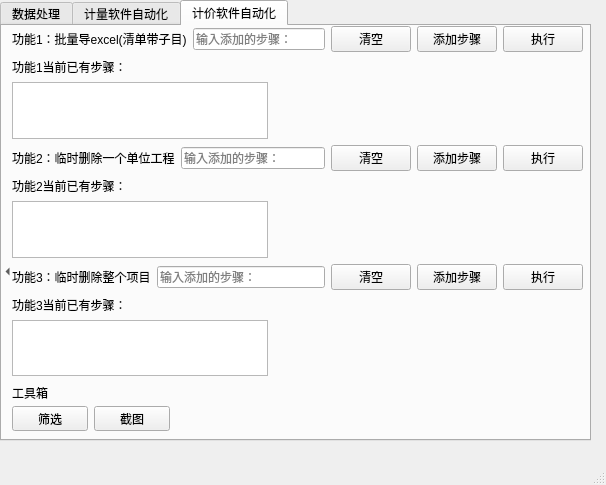
<?xml version="1.0" encoding="UTF-8"?>
<ui version="4.0">
 <class>MainWindow</class>
 <widget class="QMainWindow" name="MainWindow">
  <property name="geometry">
   <rect>
    <x>0</x>
    <y>0</y>
    <width>606</width>
    <height>485</height>
   </rect>
  </property>
  <property name="sizePolicy">
   <sizepolicy hsizetype="Expanding" vsizetype="Expanding">
    <horstretch>0</horstretch>
    <verstretch>0</verstretch>
   </sizepolicy>
  </property>
  <property name="cursor">
   <cursorShape>ArrowCursor</cursorShape>
  </property>
  <property name="windowTitle">
   <string>计量计价工具箱</string>
  </property>
  <widget class="QWidget" name="centralwidget">
   <widget class="QWidget" name="verticalLayoutWidget">
    <property name="geometry">
     <rect>
      <x>0</x>
      <y>0</y>
      <width>591</width>
      <height>441</height>
     </rect>
    </property>
    <layout class="QVBoxLayout" name="verticalLayout_13">
     <item>
      <widget class="QTabWidget" name="tabWidget">
       <property name="sizePolicy">
        <sizepolicy hsizetype="Expanding" vsizetype="Expanding">
         <horstretch>0</horstretch>
         <verstretch>0</verstretch>
        </sizepolicy>
       </property>
       <property name="currentIndex">
        <number>2</number>
       </property>
       <widget class="QWidget" name="tab">
        <attribute name="title">
         <string>数据处理</string>
        </attribute>
        <widget class="QPushButton" name="dataMarkButton">
         <property name="geometry">
          <rect>
           <x>260</x>
           <y>950</y>
           <width>91</width>
           <height>31</height>
          </rect>
         </property>
         <property name="text">
          <string>数据标记</string>
         </property>
        </widget>
        <widget class="QPushButton" name="five_measure_ledger_button">
         <property name="geometry">
          <rect>
           <x>50</x>
           <y>950</y>
           <width>101</width>
           <height>31</height>
          </rect>
         </property>
         <property name="text">
          <string>五量台账</string>
         </property>
        </widget>
        <widget class="QPushButton" name="testButton">
         <property name="geometry">
          <rect>
           <x>160</x>
           <y>950</y>
           <width>91</width>
           <height>31</height>
          </rect>
         </property>
         <property name="text">
          <string>测试一下五量</string>
         </property>
        </widget>
        <widget class="QWidget" name="">
         <property name="geometry">
          <rect>
           <x>0</x>
           <y>0</y>
           <width>581</width>
           <height>401</height>
          </rect>
         </property>
         <layout class="QHBoxLayout" name="horizontalLayout_6">
          <item>
           <layout class="QVBoxLayout" name="verticalLayout">
            <item>
             <layout class="QHBoxLayout" name="horizontalLayout">
              <item>
               <widget class="QLineEdit" name="SelectPathLineEdit">
                <property name="autoFillBackground">
                 <bool>false</bool>
                </property>
                <property name="styleSheet">
                 <string notr="true">image: url(:/images/lineEditPic.png);</string>
                </property>
                <property name="text">
                 <string/>
                </property>
                <property name="placeholderText">
                 <string>选择文件夹</string>
                </property>
               </widget>
              </item>
              <item>
               <widget class="QPushButton" name="SelectNeedDataAnalysisDirButton">
                <property name="sizePolicy">
                 <sizepolicy hsizetype="Fixed" vsizetype="Fixed">
                  <horstretch>0</horstretch>
                  <verstretch>0</verstretch>
                 </sizepolicy>
                </property>
                <property name="cursor">
                 <cursorShape>ArrowCursor</cursorShape>
                </property>
                <property name="autoFillBackground">
                 <bool>false</bool>
                </property>
                <property name="styleSheet">
                 <string notr="true">background-image: url(:/images/lineEditPic.png);
border: none; /* 去掉按钮边框，如果需要 */
background-repeat: no-repeat; /* 防止背景图片重复 */
background-position: center; /* 将背景图片居中 */</string>
                </property>
                <property name="text">
                 <string>选择</string>
                </property>
                <property name="autoDefault">
                 <bool>false</bool>
                </property>
               </widget>
              </item>
              <item>
               <widget class="QPushButton" name="fianlPushButton">
                <property name="enabled">
                 <bool>true</bool>
                </property>
                <property name="sizePolicy">
                 <sizepolicy hsizetype="Fixed" vsizetype="Fixed">
                  <horstretch>0</horstretch>
                  <verstretch>0</verstretch>
                 </sizepolicy>
                </property>
                <property name="text">
                 <string>完成提交</string>
                </property>
               </widget>
              </item>
             </layout>
            </item>
            <item>
             <widget class="QTableView" name="TableColName">
              <attribute name="horizontalHeaderCascadingSectionResizes">
               <bool>true</bool>
              </attribute>
              <attribute name="horizontalHeaderShowSortIndicator" stdset="0">
               <bool>true</bool>
              </attribute>
              <attribute name="horizontalHeaderStretchLastSection">
               <bool>true</bool>
              </attribute>
              <attribute name="verticalHeaderCascadingSectionResizes">
               <bool>true</bool>
              </attribute>
              <attribute name="verticalHeaderStretchLastSection">
               <bool>true</bool>
              </attribute>
             </widget>
            </item>
            <item>
             <layout class="QHBoxLayout" name="horizontalLayout_4">
              <item>
               <widget class="QLineEdit" name="ReruleLineEdit">
                <property name="text">
                 <string/>
                </property>
                <property name="placeholderText">
                 <string>请输入正则表达式</string>
                </property>
               </widget>
              </item>
              <item>
               <widget class="QLineEdit" name="FilterColNameLineEdit">
                <property name="sizePolicy">
                 <sizepolicy hsizetype="Expanding" vsizetype="Fixed">
                  <horstretch>0</horstretch>
                  <verstretch>0</verstretch>
                 </sizepolicy>
                </property>
                <property name="text">
                 <string>名称 项目特征描述 计量单位</string>
                </property>
                <property name="placeholderText">
                 <string>输入列名（不同列名 以空格分割）</string>
                </property>
               </widget>
              </item>
              <item>
               <widget class="QLineEdit" name="SumColNameLineEdit">
                <property name="text">
                 <string>工程量</string>
                </property>
                <property name="placeholderText">
                 <string>请输入求和的列名</string>
                </property>
               </widget>
              </item>
              <item>
               <widget class="QSpinBox" name="HeaderSpin">
                <property name="sizePolicy">
                 <sizepolicy hsizetype="Fixed" vsizetype="Fixed">
                  <horstretch>0</horstretch>
                  <verstretch>0</verstretch>
                 </sizepolicy>
                </property>
               </widget>
              </item>
             </layout>
            </item>
           </layout>
          </item>
          <item>
           <layout class="QVBoxLayout" name="verticalLayout_3">
            <item>
             <widget class="QTableView" name="DataTableView">
              <attribute name="horizontalHeaderCascadingSectionResizes">
               <bool>true</bool>
              </attribute>
              <attribute name="horizontalHeaderShowSortIndicator" stdset="0">
               <bool>true</bool>
              </attribute>
              <attribute name="horizontalHeaderStretchLastSection">
               <bool>true</bool>
              </attribute>
              <attribute name="verticalHeaderCascadingSectionResizes">
               <bool>true</bool>
              </attribute>
              <attribute name="verticalHeaderStretchLastSection">
               <bool>true</bool>
              </attribute>
             </widget>
            </item>
            <item>
             <layout class="QHBoxLayout" name="horizontalLayout_5">
              <item>
               <widget class="QLineEdit" name="SelectPathLineEdit_2">
                <property name="text">
                 <string/>
                </property>
                <property name="placeholderText">
                 <string>导出数据的文件夹</string>
                </property>
               </widget>
              </item>
              <item>
               <widget class="QPushButton" name="SelectNeedDataAnalysisDirButton_2">
                <property name="text">
                 <string>导出</string>
                </property>
               </widget>
              </item>
             </layout>
            </item>
           </layout>
          </item>
         </layout>
        </widget>
       </widget>
       <widget class="QWidget" name="tab_2">
        <attribute name="title">
         <string>计量软件自动化</string>
        </attribute>
        <widget class="QLabel" name="label_3">
         <property name="geometry">
          <rect>
           <x>210</x>
           <y>10</y>
           <width>201</width>
           <height>16</height>
          </rect>
         </property>
         <property name="text">
          <string>广联达计量GTJ2025自动化软件</string>
         </property>
        </widget>
       </widget>
       <widget class="QWidget" name="tab_3">
        <attribute name="title">
         <string>计价软件自动化</string>
        </attribute>
        <widget class="QWidget" name="layoutWidget">
         <property name="geometry">
          <rect>
           <x>10</x>
           <y>0</y>
           <width>571</width>
           <height>350</height>
          </rect>
         </property>
         <layout class="QVBoxLayout" name="verticalLayout_12" stretch="0,0,0">
          <item>
           <layout class="QVBoxLayout" name="verticalLayout_9">
            <item>
             <layout class="QHBoxLayout" name="horizontalLayout_2" stretch="0,0,0,0,0">
              <item>
               <widget class="QLabel" name="label_2">
                <property name="sizePolicy">
                 <sizepolicy hsizetype="Fixed" vsizetype="Fixed">
                  <horstretch>0</horstretch>
                  <verstretch>0</verstretch>
                 </sizepolicy>
                </property>
                <property name="text">
                 <string>功能1：批量导excel(清单带子目)</string>
                </property>
               </widget>
              </item>
              <item>
               <widget class="QLineEdit" name="lineEdit">
                <property name="sizePolicy">
                 <sizepolicy hsizetype="Expanding" vsizetype="Fixed">
                  <horstretch>0</horstretch>
                  <verstretch>0</verstretch>
                 </sizepolicy>
                </property>
                <property name="placeholderText">
                 <string>输入添加的步骤：</string>
                </property>
               </widget>
              </item>
              <item>
               <widget class="QPushButton" name="pushButton_10">
                <property name="sizePolicy">
                 <sizepolicy hsizetype="Fixed" vsizetype="Fixed">
                  <horstretch>0</horstretch>
                  <verstretch>0</verstretch>
                 </sizepolicy>
                </property>
                <property name="text">
                 <string>清空</string>
                </property>
               </widget>
              </item>
              <item>
               <widget class="QPushButton" name="pushButton_2">
                <property name="sizePolicy">
                 <sizepolicy hsizetype="Fixed" vsizetype="Fixed">
                  <horstretch>0</horstretch>
                  <verstretch>0</verstretch>
                 </sizepolicy>
                </property>
                <property name="text">
                 <string>添加步骤</string>
                </property>
               </widget>
              </item>
              <item>
               <widget class="QPushButton" name="pushButton_7">
                <property name="sizePolicy">
                 <sizepolicy hsizetype="Fixed" vsizetype="Fixed">
                  <horstretch>0</horstretch>
                  <verstretch>0</verstretch>
                 </sizepolicy>
                </property>
                <property name="text">
                 <string>执行</string>
                </property>
               </widget>
              </item>
             </layout>
            </item>
            <item>
             <layout class="QVBoxLayout" name="verticalLayout_5">
              <item>
               <widget class="QLabel" name="label_6">
                <property name="sizePolicy">
                 <sizepolicy hsizetype="Fixed" vsizetype="Preferred">
                  <horstretch>0</horstretch>
                  <verstretch>0</verstretch>
                 </sizepolicy>
                </property>
                <property name="text">
                 <string>功能1当前已有步骤：</string>
                </property>
               </widget>
              </item>
              <item>
               <widget class="QTextEdit" name="textEdit">
                <property name="sizePolicy">
                 <sizepolicy hsizetype="Fixed" vsizetype="Expanding">
                  <horstretch>0</horstretch>
                  <verstretch>0</verstretch>
                 </sizepolicy>
                </property>
               </widget>
              </item>
             </layout>
            </item>
           </layout>
          </item>
          <item>
           <layout class="QVBoxLayout" name="verticalLayout_10">
            <item>
             <layout class="QHBoxLayout" name="horizontalLayout_3">
              <item>
               <widget class="QLabel" name="label_4">
                <property name="sizePolicy">
                 <sizepolicy hsizetype="Fixed" vsizetype="Fixed">
                  <horstretch>0</horstretch>
                  <verstretch>0</verstretch>
                 </sizepolicy>
                </property>
                <property name="text">
                 <string>功能2：临时删除一个单位工程</string>
                </property>
               </widget>
              </item>
              <item>
               <widget class="QLineEdit" name="lineEdit_2">
                <property name="placeholderText">
                 <string>输入添加的步骤：</string>
                </property>
               </widget>
              </item>
              <item>
               <widget class="QPushButton" name="pushButton_11">
                <property name="sizePolicy">
                 <sizepolicy hsizetype="Fixed" vsizetype="Fixed">
                  <horstretch>0</horstretch>
                  <verstretch>0</verstretch>
                 </sizepolicy>
                </property>
                <property name="text">
                 <string>清空</string>
                </property>
               </widget>
              </item>
              <item>
               <widget class="QPushButton" name="pushButton_4">
                <property name="text">
                 <string>添加步骤</string>
                </property>
               </widget>
              </item>
              <item>
               <widget class="QPushButton" name="pushButton_9">
                <property name="sizePolicy">
                 <sizepolicy hsizetype="Fixed" vsizetype="Fixed">
                  <horstretch>0</horstretch>
                  <verstretch>0</verstretch>
                 </sizepolicy>
                </property>
                <property name="text">
                 <string>执行</string>
                </property>
               </widget>
              </item>
             </layout>
            </item>
            <item>
             <layout class="QVBoxLayout" name="verticalLayout_7">
              <item>
               <widget class="QLabel" name="label_7">
                <property name="sizePolicy">
                 <sizepolicy hsizetype="Fixed" vsizetype="Preferred">
                  <horstretch>0</horstretch>
                  <verstretch>0</verstretch>
                 </sizepolicy>
                </property>
                <property name="text">
                 <string>功能2当前已有步骤：</string>
                </property>
               </widget>
              </item>
              <item>
               <widget class="QTextEdit" name="textEdit_2">
                <property name="sizePolicy">
                 <sizepolicy hsizetype="Fixed" vsizetype="Expanding">
                  <horstretch>0</horstretch>
                  <verstretch>0</verstretch>
                 </sizepolicy>
                </property>
               </widget>
              </item>
             </layout>
            </item>
           </layout>
          </item>
          <item>
           <layout class="QVBoxLayout" name="verticalLayout_11">
            <item>
             <layout class="QHBoxLayout" name="horizontalLayout_11">
              <item>
               <widget class="QLabel" name="label_5">
                <property name="sizePolicy">
                 <sizepolicy hsizetype="Fixed" vsizetype="Fixed">
                  <horstretch>0</horstretch>
                  <verstretch>0</verstretch>
                 </sizepolicy>
                </property>
                <property name="text">
                 <string>功能3：临时删除整个项目</string>
                </property>
               </widget>
              </item>
              <item>
               <widget class="QLineEdit" name="lineEdit_3">
                <property name="sizePolicy">
                 <sizepolicy hsizetype="Expanding" vsizetype="Fixed">
                  <horstretch>0</horstretch>
                  <verstretch>0</verstretch>
                 </sizepolicy>
                </property>
                <property name="placeholderText">
                 <string>输入添加的步骤：</string>
                </property>
               </widget>
              </item>
              <item>
               <widget class="QPushButton" name="pushButton_12">
                <property name="sizePolicy">
                 <sizepolicy hsizetype="Fixed" vsizetype="Fixed">
                  <horstretch>0</horstretch>
                  <verstretch>0</verstretch>
                 </sizepolicy>
                </property>
                <property name="text">
                 <string>清空</string>
                </property>
               </widget>
              </item>
              <item>
               <widget class="QPushButton" name="pushButton_6">
                <property name="sizePolicy">
                 <sizepolicy hsizetype="Fixed" vsizetype="Fixed">
                  <horstretch>0</horstretch>
                  <verstretch>0</verstretch>
                 </sizepolicy>
                </property>
                <property name="text">
                 <string>添加步骤</string>
                </property>
               </widget>
              </item>
              <item>
               <widget class="QPushButton" name="pushButton_8">
                <property name="sizePolicy">
                 <sizepolicy hsizetype="Fixed" vsizetype="Fixed">
                  <horstretch>0</horstretch>
                  <verstretch>0</verstretch>
                 </sizepolicy>
                </property>
                <property name="text">
                 <string>执行</string>
                </property>
               </widget>
              </item>
             </layout>
            </item>
            <item>
             <layout class="QVBoxLayout" name="verticalLayout_8">
              <item>
               <widget class="QLabel" name="label_8">
                <property name="sizePolicy">
                 <sizepolicy hsizetype="Fixed" vsizetype="Preferred">
                  <horstretch>0</horstretch>
                  <verstretch>0</verstretch>
                 </sizepolicy>
                </property>
                <property name="text">
                 <string>功能3当前已有步骤：</string>
                </property>
               </widget>
              </item>
              <item>
               <widget class="QTextEdit" name="textEdit_3">
                <property name="sizePolicy">
                 <sizepolicy hsizetype="Fixed" vsizetype="Expanding">
                  <horstretch>0</horstretch>
                  <verstretch>0</verstretch>
                 </sizepolicy>
                </property>
               </widget>
              </item>
             </layout>
            </item>
           </layout>
          </item>
         </layout>
        </widget>
        <widget class="QToolButton" name="toolButton">
         <property name="geometry">
          <rect>
           <x>-20</x>
           <y>230</y>
           <width>51</width>
           <height>31</height>
          </rect>
         </property>
         <property name="text">
          <string>...</string>
         </property>
         <property name="popupMode">
          <enum>QToolButton::DelayedPopup</enum>
         </property>
         <property name="autoRaise">
          <bool>true</bool>
         </property>
         <property name="arrowType">
          <enum>Qt::LeftArrow</enum>
         </property>
        </widget>
        <widget class="QLabel" name="label">
         <property name="geometry">
          <rect>
           <x>10</x>
           <y>360</y>
           <width>36</width>
           <height>14</height>
          </rect>
         </property>
         <property name="sizePolicy">
          <sizepolicy hsizetype="Fixed" vsizetype="Fixed">
           <horstretch>0</horstretch>
           <verstretch>0</verstretch>
          </sizepolicy>
         </property>
         <property name="text">
          <string>工具箱</string>
         </property>
        </widget>
        <widget class="QWidget" name="">
         <property name="geometry">
          <rect>
           <x>10</x>
           <y>380</y>
           <width>158</width>
           <height>25</height>
          </rect>
         </property>
         <layout class="QHBoxLayout" name="horizontalLayout_12">
          <item>
           <widget class="QPushButton" name="pushButton_14">
            <property name="sizePolicy">
             <sizepolicy hsizetype="Fixed" vsizetype="Fixed">
              <horstretch>0</horstretch>
              <verstretch>0</verstretch>
             </sizepolicy>
            </property>
            <property name="text">
             <string>筛选</string>
            </property>
           </widget>
          </item>
          <item>
           <widget class="QPushButton" name="pushButton_13">
            <property name="sizePolicy">
             <sizepolicy hsizetype="Fixed" vsizetype="Fixed">
              <horstretch>0</horstretch>
              <verstretch>0</verstretch>
             </sizepolicy>
            </property>
            <property name="text">
             <string>截图</string>
            </property>
           </widget>
          </item>
         </layout>
        </widget>
       </widget>
      </widget>
     </item>
    </layout>
   </widget>
  </widget>
  <widget class="QMenuBar" name="menubar">
   <property name="geometry">
    <rect>
     <x>0</x>
     <y>0</y>
     <width>606</width>
     <height>22</height>
    </rect>
   </property>
  </widget>
  <widget class="QStatusBar" name="statusbar"/>
 </widget>
 <tabstops>
  <tabstop>SelectPathLineEdit</tabstop>
  <tabstop>SelectNeedDataAnalysisDirButton</tabstop>
  <tabstop>ReruleLineEdit</tabstop>
  <tabstop>FilterColNameLineEdit</tabstop>
  <tabstop>SumColNameLineEdit</tabstop>
  <tabstop>HeaderSpin</tabstop>
  <tabstop>SelectPathLineEdit_2</tabstop>
  <tabstop>SelectNeedDataAnalysisDirButton_2</tabstop>
 </tabstops>
 <resources>
  <include location="lineEditStyle.qrc"/>
 </resources>
 <connections/>
</ui>
